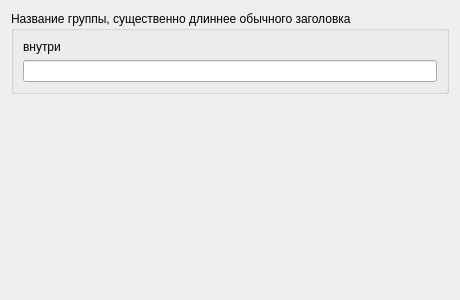
<?xml version="1.0" encoding="UTF-8"?>
<ui version="4.0"><class>Dialog</class><widget class="QDialog" name="Dialog"><property name="geometry"><rect><x>0</x><y>0</y><width>460</width><height>300</height></rect></property><property name="windowTitle"><string>#085 text/170_group_long_title</string></property><layout class="QVBoxLayout" name="verticalLayout"><property name="leftMargin"><number>11</number></property><property name="topMargin"><number>11</number></property><property name="rightMargin"><number>11</number></property><property name="bottomMargin"><number>11</number></property><property name="spacing"><number>6</number></property><item><widget class="QGroupBox" name="g1"><property name="title"><string>Название группы, существенно длиннее обычного заголовка</string></property><layout class="QVBoxLayout" name="g1Layout"><property name="leftMargin"><number>9</number></property><property name="topMargin"><number>9</number></property><property name="rightMargin"><number>9</number></property><property name="bottomMargin"><number>9</number></property><property name="spacing"><number>6</number></property><item><widget class="QLabel" name="l1"><property name="text"><string>внутри</string></property></widget></item><item><widget class="QLineEdit" name="e1"></widget></item></layout></widget></item><item><spacer name="verticalSpacer"><property name="orientation"><enum>Qt::Orientation::Vertical</enum></property><property name="sizeHint" stdset="0"><size><width>40</width><height>20</height></size></property></spacer></item></layout></widget></ui>
